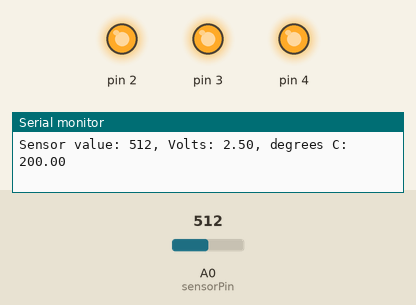
Recording of a sketch running on a simulated Arduino Uno, built with avr-gcc and run on an emulated ATmega328P. On the bench: output pins drawn as LEDs (lit = HIGH), the last lines printed to the serial monitor. The test bench sets the inputs (shaded band); at power-on: A0 (sensorPin) = 512.

Above: at 1.8 s.
1.9 s: A0 (sensorPin) set to 157
3.4 s: A0 (sensorPin) set to 147
At 5.2 s:
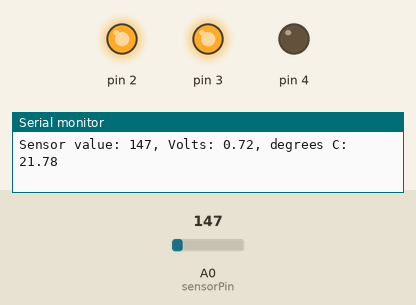
5.5 s: A0 (sensorPin) set to 122
At 6.8 s:
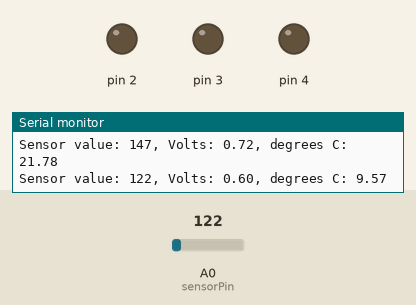
7.5 s: A0 (sensorPin) set to 306
At 8.5 s:
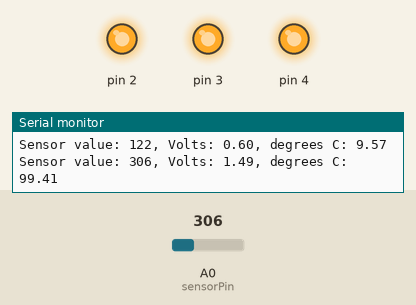
9.5 s: A0 (sensorPin) set to 0
At 11.3 s:
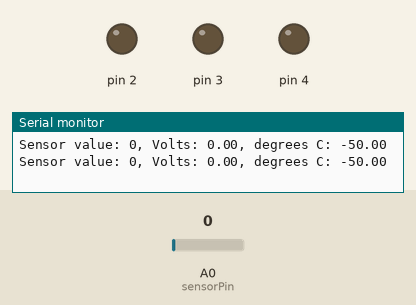
Timing chart, 0 to 12.5 s (numbered marks = the images above; inputs shaded):
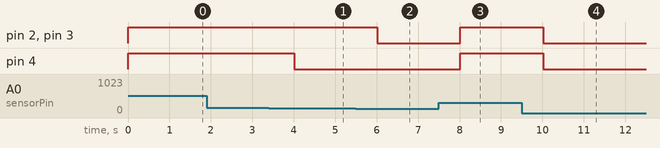

The sketch:

lover_meter.ino
```cpp
const int sensorPin = A0;
const float baselineTemp = 16.0;

void setup() {
  // put your setup code here, to run once:
  Serial.begin(9600); //open a serial port
  for (int pinNumber = 2; pinNumber < 5; pinNumber++) {
      pinMode(pinNumber, OUTPUT);
      digitalWrite(pinNumber, LOW);
  }
}

void loop() {
  // put your main code here, to run repeatedly:
  int sensorVal = analogRead(sensorPin); //set the sensor value
  Serial.print("Sensor value: "); //print the sensor value label
  Serial.print(sensorVal); //print the sensor value

  float voltage = (sensorVal/1024.0) * 5.0; // convert sensor value to voltage
  Serial.print(", Volts: "); //print the voltage label
  Serial.print(voltage); // print the voltage value

  Serial.print(", degrees C: ");
  //convert voltage to temperature in C
  float temp = (voltage - .5) * 100.0;
  Serial.println(temp);

  if (temp < baselineTemp) {
    digitalWrite(2, LOW);
    digitalWrite(3, LOW);
    digitalWrite(4, LOW);
  } else if (temp >= baselineTemp + 2 && temp < baselineTemp + 4) {
    digitalWrite(2, HIGH);
    digitalWrite(3, LOW);
    digitalWrite(4, LOW);
  } else if (temp >= baselineTemp + 4 && temp < baselineTemp + 6) {
    digitalWrite(2, HIGH);
    digitalWrite(3, HIGH);
    digitalWrite(4, LOW);
  } else if (temp >= baselineTemp + 6) {
    digitalWrite(2, HIGH);
    digitalWrite(3, HIGH);
    digitalWrite(4, HIGH);
  }
  delay(1000);
}
```

Measured:
- the behaviour switches between 148 and 147 on A0 (sensorPin) (found by bisection; images 0 and 1)
- after the input at 3.4 s, pin 4: HIGH → LOW after 0.61 s
- after the input at 5.5 s, pin 2, pin 3: HIGH → LOW after 0.51 s
- after the input at 7.5 s, pin 2–4: LOW → HIGH after 0.51 s
- after the input at 9.5 s, pin 2–4: HIGH → LOW after 0.52 s
